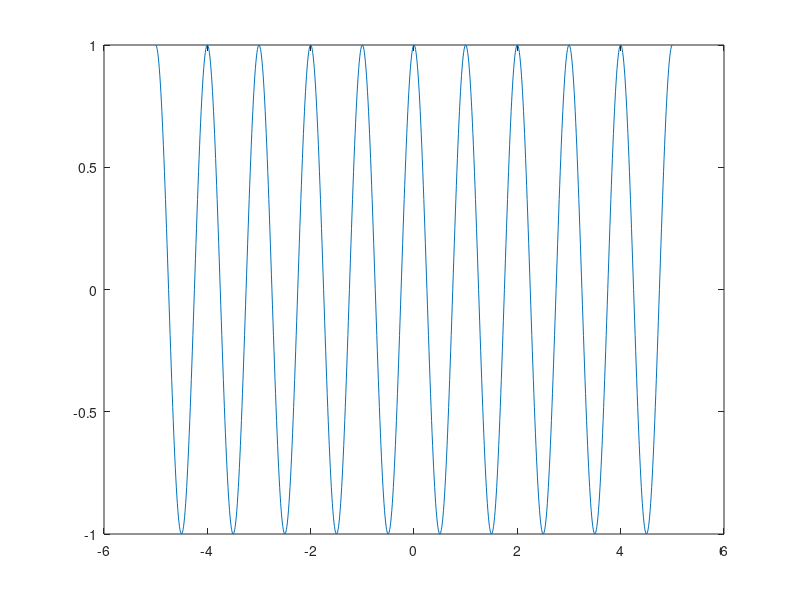

Reproduce this figure in MATLAB.
clc;
clear all;
close all;
t = -5: 0.01: 5;
f_periodic = 1;
even_signal = cos(2 * pi * f_periodic * t);

plot(t,even_signal);
